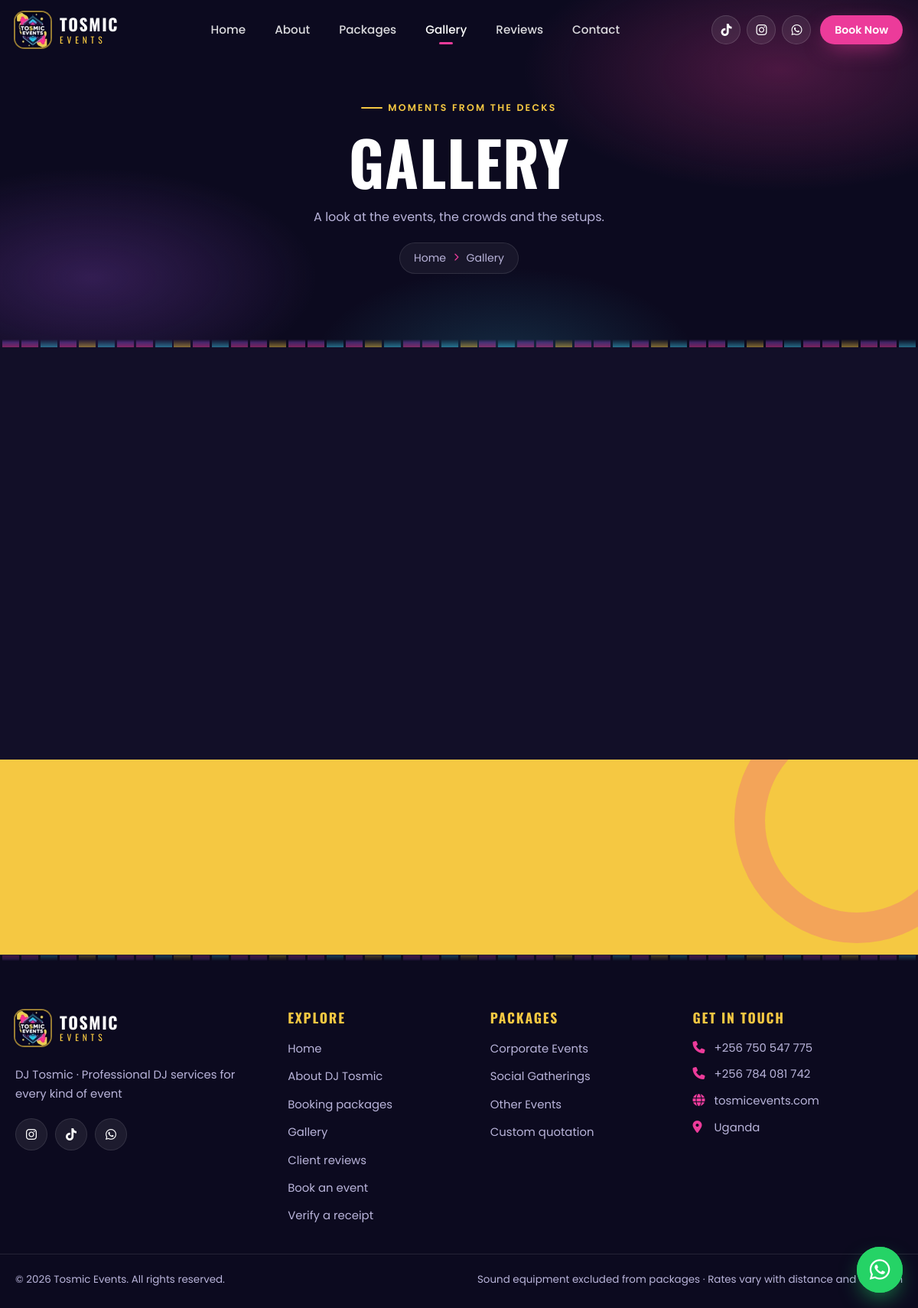
/gallery.php, run on the app's committed database.
### tables this page shows
CREATE TABLE IF NOT EXISTS packages (
  id INT UNSIGNED AUTO_INCREMENT PRIMARY KEY,
  name VARCHAR(120) NOT NULL,
  tagline VARCHAR(255) NULL,
  price INT UNSIGNED NOT NULL DEFAULT 0,
  events TEXT NULL,
  image VARCHAR(255) NULL,
  is_featured TINYINT(1) NOT NULL DEFAULT 0,
  sort_order INT NOT NULL DEFAULT 0,
  is_active TINYINT(1) NOT NULL DEFAULT 1,
  created_at DATETIME NOT NULL DEFAULT CURRENT_TIMESTAMP
);

### includes/bootstrap.php (called while the page is built, shortened)
<?php
$CONFIG = require APP_ROOT . '/config.php';
function db(): PDO
{
    static $pdo = null;
    global $CONFIG;
    if ($pdo === null) {
        $dsn = sprintf('mysql:host=%s;port=%d;dbname=%s;charset=utf8mb4', $CONFIG['db_host'], $CONFIG['db_port'], $CONFIG['db_name']);
        $pdo = new PDO($dsn, $CONFIG['db_user'], $CONFIG['db_pass'], [
            PDO::ATTR_ERRMODE => PDO::ERRMODE_EXCEPTION,
            PDO::ATTR_DEFAULT_FETCH_MODE => PDO::FETCH_ASSOC,
            PDO::ATTR_EMULATE_PREPARES => false,
        ]);
    }
    return $pdo;
}
function q(string $sql, array $params = []): PDOStatement
{
    $st = db()->prepare($sql);
    $st->execute($params);
    return $st;
}
function base_url(): string
{
    static $base = null;
    if ($base !== null) return $base;
    $doc = str_replace('\\', '/', (string) realpath($_SERVER['DOCUMENT_ROOT'] ?? ''));
    $app = str_replace('\\', '/', (string) realpath(APP_ROOT));
    $rel = '';
    if ($doc !== '' && stripos($app, $doc) === 0) {
        $rel = substr($app, strlen($doc));
    }
    return $base = rtrim($rel, '/');
}
function url(string $path = ''): string
{
    $path = ltrim($path, '/');
    if (!preg_match('#^(assets|uploads)/#', $path)) {
        $path = preg_replace('#(^|/)index\.php(?=$|[?\#])#', '$1', $path);
        $path = preg_replace('#\.php(?=$|[?\#])#', '', $path);
    }
    return base_url() . '/' . $path;
}
function e($v): string
{
    return htmlspecialchars((string) ($v ?? ''), ENT_QUOTES | ENT_SUBSTITUTE, 'UTF-8');
}
function phone_href(string $phone): string
{
    return 'tel:' . preg_replace('/[^\d+]/', '', $phone);
}
function whatsapp_link(string $text = ''): string
{
    $num = preg_replace('/\D/', '', setting('whatsapp', ''));
    return 'https://wa.me/' . $num . ($text !== '' ? '?text=' . rawurlencode($text) : '');
}
function settings_all(): array
{
    static $cache = null;
    if ($cache === null) {
        $cache = [];
        foreach (q('SELECT skey, svalue FROM settings')->fetchAll() as $r) {
            $cache[$r['skey']] = $r['svalue'];
        }
    }
    return $cache;
}
function setting(string $key, string $default = ''): string
{
    $all = settings_all();
    return isset($all[$key]) && $all[$key] !== '' ? (string) $all[$key] : $default;
}

### gallery.php (the view, shortened to what this page needs)
<?php
require __DIR__ . '/includes/bootstrap.php';
require __DIR__ . '/includes/components.php';
$items = q('SELECT * FROM gallery WHERE is_active = 1 ORDER BY sort_order, id DESC')->fetchAll();
require __DIR__ . '/includes/header.php';
echo page_hero('Gallery', 'Moments from the decks', 'A look at the events, the crowds and the setups.');
?>
<section class="section">
  <div class="container">
    <?php if ($items): ?>
      <div class="gallery-grid">
      </div>
    <?php else: ?>
      <div class="empty-state"><i class="fa-regular fa-images"></i><p>New photos are on the way. Follow us on Instagram and TikTok @<?= e(setting('instagram', 'tosmicevents')) ?>.</p></div>
    <?php endif; ?>
  </div>
</section>
<?= cta_band() ?>
<?php require __DIR__ . '/includes/footer.php'; ?>

### includes/footer.php (shortened to what this page needs)
</main>
<?php $footPackages = q('SELECT id, name FROM packages WHERE is_active = 1 ORDER BY sort_order, id')->fetchAll(); ?>
<footer class="site-footer">
  <div class="eq-bars eq-bars--footer" aria-hidden="true"><?php for ($i = 0; $i < 48; $i++): ?><span style="--i:<?= $i ?>"></span><?php endfor; ?></div>
  <div class="container footer-grid">
    <div class="footer-brand">
      <a href="<?= e(url('index.php')) ?>" class="brand">
        <img src="<?= e(url('assets/img/seed/logo.jpg')) ?>" alt="" width="54" height="54">
        <span class="brand-text"><strong>TOSMIC</strong><small>EVENTS</small></span>
      </a>
      <p><?= e(setting('tagline')) ?></p>
      <div class="socials">
        <?php if (setting('instagram')): ?><a href="https://instagram.com/<?= e(setting('instagram')) ?>" target="_blank" rel="noopener" aria-label="Instagram"><i class="fa-brands fa-instagram"></i></a><?php endif; ?>
        <?php if (setting('tiktok')): ?><a href="https://www.tiktok.com/@<?= e(setting('tiktok')) ?>" target="_blank" rel="noopener" aria-label="TikTok"><i class="fa-brands fa-tiktok"></i></a><?php endif; ?>
        <?php if (setting('whatsapp')): ?><a href="<?= e(whatsapp_link()) ?>" target="_blank" rel="noopener" aria-label="WhatsApp"><i class="fa-brands fa-whatsapp"></i></a><?php endif; ?>
      </div>
    </div>
    <div>
      <h4>Explore</h4>
      <ul class="footer-links">
        <li><a href="<?= e(url('index.php')) ?>">Home</a></li>
        <li><a href="<?= e(url('about.php')) ?>">About DJ Tosmic</a></li>
        <li><a href="<?= e(url('packages.php')) ?>">Booking packages</a></li>
        <li><a href="<?= e(url('gallery.php')) ?>">Gallery</a></li>
        <li><a href="<?= e(url('feedback.php')) ?>">Client reviews</a></li>
        <li><a href="<?= e(url('booking.php')) ?>">Book an event</a></li>
        <li><a href="<?= e(url('verify.php')) ?>">Verify a receipt</a></li>
      </ul>
    </div>
    <div>
      <h4>Packages</h4>
      <ul class="footer-links">
        <?php foreach ($footPackages as $fp): ?>
          <li><a href="<?= e(url('packages.php#package-' . $fp['id'])) ?>"><?= e($fp['name']) ?></a></li>
        <?php endforeach; ?>
        <li><a href="<?= e(url('booking.php?package=custom')) ?>">Custom quotation</a></li>
      </ul>
    </div>
    <div>
      <h4>Get in touch</h4>
      <ul class="footer-contact">
        <li><i class="fa-solid fa-phone"></i><a href="<?= e(phone_href(setting('phone1'))) ?>"><?= e(setting('phone1')) ?></a></li>
        <?php if (setting('phone2')): ?><li><i class="fa-solid fa-phone"></i><a href="<?= e(phone_href(setting('phone2'))) ?>"><?= e(setting('phone2')) ?></a></li><?php endif; ?>
        <?php if (setting('website')): ?><li><i class="fa-solid fa-globe"></i><span><?= e(setting('website')) ?></span></li><?php endif; ?>
        <?php if (setting('location')): ?><li><i class="fa-solid fa-location-dot"></i><span><?= e(setting('location')) ?></span></li><?php endif; ?>
      </ul>
    </div>
  </div>
  <div class="container footer-bottom">
    <span>&copy; <?= date('Y') ?> <?= e(setting('site_name', 'Tosmic Events')) ?>. All rights reserved.</span>
    <span>Sound equipment excluded from packages · Rates vary with distance and duration</span>
  </div>
</footer>
<?php if (setting('whatsapp')): ?>
<a class="wa-float" href="<?= e(whatsapp_link('Hello Tosmic Events, I would like to book DJ Tosmic.')) ?>" target="_blank" rel="noopener" aria-label="Chat on WhatsApp">
  <i class="fa-brands fa-whatsapp"></i>
</a>
<?php endif; ?>
</body>
</html>

### data on the page
packages: name "Corporate Events"
packages: name "Social Gatherings"
packages: name "Other Events"

### other printed values
$label "Home"
$label "About"
$label "Packages"
$label "Gallery"
$label "Reviews"
$label "Contact"
$eyebrow "MOMENTS FROM THE DECKS"
$title "GALLERY"
$text "A look at the events, the crowds and the setups."
$title "Gallery"
setting('tagline') "DJ Tosmic · Professional DJ services for every kind of event"
setting('phone1') "+256 750 547 775"
setting('phone2') "+256 784 081 742"
setting('website') "tosmicevents.com"
setting('location') "Uganda"
